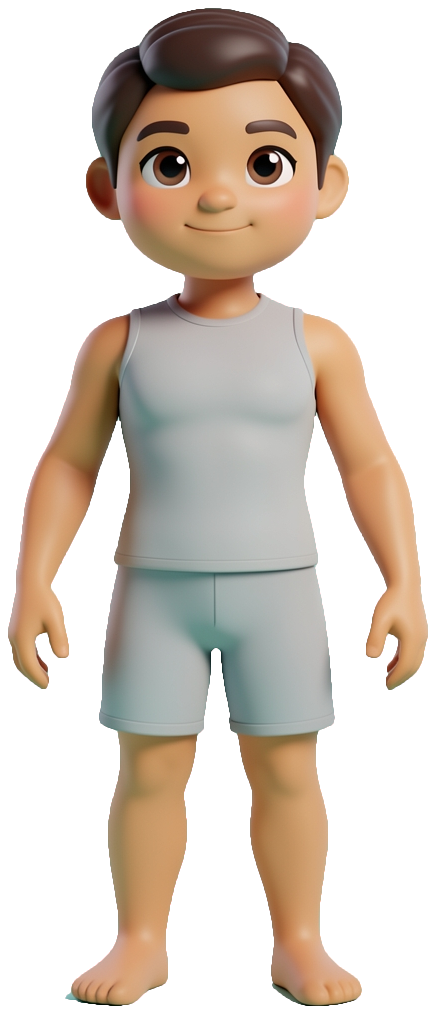
#> input picture 3d-character/reference-drawing-front.png, 436 x 1014 px, given in place of front.png, which was not available
$ python puppet.py
#> lines starting #> are read from the running program, lines starting #| are printed output that depends on the picture; after the words box and inside, x2 and y2 are one past the last pixel; in counts of white or black regions, pixels touching at a corner belong together; pictures that were not available may be replaced by others from this repository, and a replacement may not be noted
### pipeline/muscle_regions.py
#!/usr/bin/env python
"""Work out where each muscle sits on the drawn figure, by measuring the figure.

The alternative was to hand-write coordinates against the picture by eye, which is how the first
flat-mannequin version was built and is why its lats were two vertical bars. This measures
instead: it walks the cut-out's alpha channel row by row, finds where the torso ends and the arms
begin, where the legs separate, where the waist is narrowest, and places the muscle shapes against
those landmarks. Redrawing the character with a different seed or a different build moves every
shape with it, because nothing here is a number somebody typed while looking at one picture.

Costs no Workers AI calls. It reads reference/muscle-figure/*.png and writes the polygons the app
fills, in fractions of the picture so they scale with it.

    pipeline/.venv/bin/python pipeline/muscle_regions.py
    pipeline/.venv/bin/python pipeline/muscle_regions.py --preview "Dumbbell Bicep Curl (standing, both arms)"
"""

import argparse
import json
from pathlib import Path

import numpy as np
from PIL import Image, ImageDraw
from scipy import ndimage

HERE = Path(__file__).resolve().parent
ROOT = HERE.parent
FIGURES = ROOT / "reference" / "muscle-figure"
MUSCLE_MAP = ROOT / "reference" / "exercises" / "muscle-map.json"
OUT = FIGURES / "regions.json"
APP = ROOT.parent / "faces-ios" / "App" / "Resources"

# [21 lines left out: functions spindle, ramp, not called in this run]


# A row has to be this wide to count as a limb rather than as a stray pixel of anti-aliasing that
# survived the cut-out.
MIN_RUN = 6


def runs(row):
    """The separate pieces of figure in one row, as (left, right) pairs."""
    pieces, found = ndimage.label(row)
    out = []
    for index in range(1, found + 1):
        xs = np.where(pieces == index)[0]
        if len(xs) >= MIN_RUN:
            out.append((int(xs.min()), int(xs.max())))
    return out


def landmarks(mask):
    """Where this particular body's parts are, in pixels.

    Everything downstream is expressed against these, so this is the one place that looks at the
    picture. `torso` is the middle piece of each row, which is the body where the arms have
    cleared it and the body-plus-arms where they have not; `arms` is the outer pieces, present
    only on the rows where they are separate. Above the row where the arms clear, the torso run
    includes them, which is why the chest and the back are inset from it rather than drawn to its
    edge."""
    height, width = mask.shape
    filled = mask.any(axis=1)
    top, bottom = int(filled.argmax()), int(height - 1 - filled[::-1].argmax())
    span = bottom - top

    # A piece is an arm when it sits out near the edge of the frame and body when it does not.
    # Classifying by position and not by "outermost piece" is what separates an arm from the far
    # leg: below the hips every row has two pieces near the middle and up to two more outside
    # them, and the first version of this took the outer leg for a forearm and ran the highlight
    # down the thigh. The hand breaks into several pieces where the fingers separate, so each
    # arm is the union of everything on its side rather than a single piece.
    OUTER = 0.30
    torso, arms = {}, {}
    for y in range(top, bottom + 1):
        pieces = runs(mask[y])
        if not pieces:
            continue
        left_arm = [p for p in pieces if (p[0] + p[1]) / 2 < width * OUTER]
        right_arm = [p for p in pieces if (p[0] + p[1]) / 2 > width * (1 - OUTER)]
        body = [p for p in pieces if p not in left_arm and p not in right_arm]
        if body:
            torso[y] = (min(p[0] for p in body), max(p[1] for p in body))
        elif pieces:
            torso[y] = (min(p[0] for p in pieces), max(p[1] for p in pieces))
        # An arm is a piece outside the body, so there has to be a body between them. Without
        # that test the feet qualify: the toes splay wider than the legs, so the last few rows of
        # the picture are two pieces near the edges and nothing in the middle, and the forearm
        # highlight ran all the way down to the floor.
        if left_arm and right_arm and body:
            arms[y] = ((min(p[0] for p in left_arm), max(p[1] for p in left_arm)),
                       (min(p[0] for p in right_arm), max(p[1] for p in right_arm)))

    # The first row where the arms are clear of the body, and the row where the legs separate.
    split_arms = next((y for y in sorted(arms) if y > top + span * 0.25), None)
    legs = next((y for y in sorted(torso)
                 if y > top + span * 0.5 and len(runs(mask[y])) >= 2
                 and len([p for p in runs(mask[y]) if p[0] > width * 0.2 and p[1] < width * 0.8]) >= 2), None)
    # The waist: the narrowest torso row between the arms clearing and the legs separating.
    between = [y for y in torso if split_arms and legs and split_arms < y < legs]
    waist = min(between, key=lambda y: torso[y][1] - torso[y][0]) if between else None
    # The neck: the narrowest row in the top fifth, where the head meets the shoulders.
    upper = [y for y in torso if top + span * 0.08 < y < top + span * 0.28]
    neck = min(upper, key=lambda y: torso[y][1] - torso[y][0]) if upper else None

    return {"top": top, "bottom": bottom, "span": span, "width": width, "height": height,
            "torso": torso, "arms": arms, "neck": neck, "waist": waist,
            "arms_clear": split_arms, "legs_split": legs}


class Figure:
    """One side of the body, with the measurements taken and the helpers the shapes are built from."""

    def __init__(self, mask):
        self.m = landmarks(mask)
        # Filled in by `build` as soon as it has worked the landmark out, because `arm` needs it
        # to narrow the upper arm into the shoulder.
        self.shoulder = 0.29

    # Fractions of the whole figure's height, so a shape is written as "from the shoulders to the
    # waist" rather than as a pixel number.
    def y(self, fraction):
        return self.m["top"] + self.m["span"] * fraction

    # [43 lines left out: functions at, arm, not called in this run]

    def norm(self, points):
        return [[round(x / self.m["width"], 4), round(y / self.m["height"], 4)] for x, y in points]

    # --- the shapes ----------------------------------------------------------------------------

    # [79 lines left out: functions band, half, limb, leg, not called in this run]

    def _row(self, y):
        return self._rows.get(int(y), [])

    def _is_leg(self, piece):
        middle = self.m["width"] / 2
        return abs((piece[0] + piece[1]) / 2 - middle) < self.m["width"] * 0.33


# [152 lines left out: functions build, preview, main, not called in this run]


# [2 lines that do not run on import are left out]

### pipeline/puppet.py
#!/usr/bin/env python
"""Animate the house character by cutting it at its joints and turning the pieces.

The 3D route — mesh, rig, Blender — is the right long-term answer and is written up in
pipeline/blender/build_animation.py. It needs a modelled character, an auto-rigger behind a login
and Blender installed, none of which exist yet. This is the same motion data driving something
that can ship today.

The trick that makes it work is a property of the drawing rather than of the code: the neutral
figure was drawn with its arms hanging CLEAR of the ribs, so everything below the elbow sits over
transparent backdrop and not over the body. A forearm can therefore be lifted out and rotated
with nothing left to patch behind it. That is also why `muscle_figure.py` asks for the arms held
away from the sides — it was written for the muscle map, and it happens to be exactly what a
cut-out puppet needs.

What this is honest about: it turns flat pieces in the picture's own plane. It cannot show
anything that needs depth — a squat seen from the front barely changes, and a bench press is not
in the picture at all. It is right for movements where the motion is a rotation in the plane the
character was drawn in, which is the arms, and the same shortlist the still drawings succeeded on.

    pipeline/.venv/bin/python pipeline/puppet.py --exercise "Dumbbell Bicep Curl (standing, both arms)"
"""

import argparse
import json
import math
from pathlib import Path

import numpy as np
from PIL import Image

import muscle_regions

ROOT = Path(__file__).resolve().parent.parent
FIGURE = ROOT / "reference" / "muscle-figure"
OUT = ROOT / "reference" / "exercise-art" / "animated"
APP = ROOT.parent / "faces-ios" / "App" / "Resources"

FRAMES = 16


def slug(name):
    return muscle_regions.__dict__.get("slug", lambda s: s)(name) if False else (
        "".join(c if c.isalnum() else "-" for c in name.lower()).strip("-").replace("--", "-"))


def landmarks(mask):
    """Where the elbows are and how wide the arms are, measured off the drawing.

    Reuses the same measurement the muscle map runs on, for the same reason: a number typed
    while looking at one picture stops being true the moment the picture is redrawn.
    """
    m = muscle_regions.landmarks(mask)
    figure = muscle_regions.Figure(mask)
    figure._rows = {y: muscle_regions.runs(mask[y]) for y in range(mask.shape[0])}
    top, span = m["top"], m["span"]
    waist = (m["waist"] - top) / span if m["waist"] else 0.47
    arm_rows = sorted(m["arms"])
    hand = (arm_rows[-1] - top) / span if arm_rows else 0.68
    elbow_y = top + span * waist

    out = {"elbow_y": elbow_y, "hand_y": top + span * hand, "top": top, "span": span,
           "arm_rows": m["arms"], "arm_top": min(m["arms"]) if m["arms"] else top + span * 0.41}
    if m["arms"]:
        at_elbow = m["arms"][min(m["arms"], key=lambda y: abs(y - elbow_y))]
        at_top = m["arms"][min(m["arms"])]
        for index, side in ((0, "left"), (1, "right")):
            out[f"elbow_x.{side}"] = sum(at_elbow[index]) / 2
            # The hinge is the CUT, not the anatomical shoulder. The shoulder sits about a
            # tenth of the figure's height above the row where the arm first comes clear of the
            # ribs, and everything above that row stays with the torso — so turning the arm
            # about the true shoulder swung the piece away from its own stump and left the arms
            # floating beside the body. Pivoting on the cut keeps them attached. The cost is
            # that the deltoid does not move, which on a lateral raise is barely visible and is
            # the right trade for an arm that stays on.
            out[f"shoulder_x.{side}"] = sum(at_top[index]) / 2
            out[f"shoulder_y.{side}"] = min(m["arms"])
    return out


# Where the shoulder joint sits, as a fraction of the figure's height. Measured off this same
# drawing by muscle_regions, which finds it from the narrowest row where the head meets the body.
SHOULDER = 0.30


def cut_arm(image, marks, side, joint, pad=6):
    """The forearm and hand as their own layer, plus the body with that piece removed.

    Taken from the ARM's own pixels row by row, not from everything below the elbow. The first
    attempt used a horizontal line and a centre split, which lifted half the torso, the shorts
    and a leg along with the arm and turned them all about the elbow — the figure came apart.
    The per-row extents are already measured for the muscle map, and an arm is whatever sits
    outside the body on its own side of it, so that is what gets cut.
    """
    width, height = image.size
    pixels = np.array(image)
    keep = np.zeros((height, width), dtype=bool)
    index = 0 if side == "left" else 1
    # The whole arm when the shoulder is the hinge, everything below the elbow when it is the
    # elbow. Cutting at the shoulder has no seam to hide: the arm meets the torso at a rounded
    # joint and the rotation sweeps around it.
    cut_from = (marks["arm_top"] if joint == "shoulder" else marks["elbow_y"]) - pad
    for y, pieces in marks["arm_rows"].items():
        if y < cut_from:
            continue
        left, right = pieces[index]
        keep[y, max(left - pad, 0):min(right + pad + 1, width)] = True

    limb = pixels.copy()
    limb[~keep] = 0
    rest = pixels.copy()
    rest[keep] = 0
    return Image.fromarray(limb, "RGBA"), Image.fromarray(rest, "RGBA")


# [51 lines left out: functions rest_angle, attach_dumbbells, not called in this run]


def shift(marks, dx, dy):
    """Move the measured landmarks with the picture they were measured on."""
    moved = dict(marks)
    for key, value in marks.items():
        if key.endswith("_y") or key.startswith("elbow_y"):
            moved[key] = value + dy
        elif "_y." in key:
            moved[key] = value + dy
        elif "_x." in key:
            moved[key] = value + dx
    moved["arm_top"] = marks["arm_top"] + dy
    moved["arm_rows"] = {y + dy: ((a[0] + dx, a[1] + dx), (b[0] + dx, b[1] + dx))
                         for y, (a, b) in marks["arm_rows"].items()}
    return moved


def trim(frames, margin=10):
    """Crop every frame to the union of what they all use, so the figure never moves between
    them and nothing is cut off at the extremes."""
    box = None
    for frame in frames:
        found = frame.getbbox()
        if not found:
            continue
        box = found if box is None else (min(box[0], found[0]), min(box[1], found[1]),
                                         max(box[2], found[2]), max(box[3], found[3]))
    if not box:
        return frames
    width, height = frames[0].size
    box = (max(box[0] - margin, 0), max(box[1] - margin, 0),
           min(box[2] + margin, width), min(box[3] + margin, height))
    return [frame.crop(box) for frame in frames]


def turn(layer, pivot, degrees):
    """Rotate a layer about a point in the image, keeping the canvas the same size."""
    x, y = pivot
    # PIL rotates about the centre, so the layer is shifted so the pivot IS the centre, turned,
    # and shifted back. Doing it in one resample keeps the arm's edges clean.
    width, height = layer.size
    shifted = layer.transform(
        (width, height), Image.AFFINE, (1, 0, x - width / 2, 0, 1, y - height / 2),
        resample=Image.BICUBIC)
    rotated = shifted.rotate(degrees, resample=Image.BICUBIC, center=(width / 2, height / 2))
    return rotated.transform(
        (width, height), Image.AFFINE, (1, 0, width / 2 - x, 0, 1, height / 2 - y),
        resample=Image.BICUBIC)


def ease(t):
    """Slow at both ends. A lift decelerates into the top and accelerates out of the bottom, and
    a linear sweep reads as a machine rather than as somebody lifting something."""
    return 0.5 - 0.5 * math.cos(math.pi * t)


def build(exercise, swing_from, swing_to, joint="elbow", frames=FRAMES, equipment=False):
    drawn = Image.open(FIGURE / "front.png").convert("RGBA")
    mask = np.array(drawn)[..., 3] > 128
    marks = landmarks(mask)

    # Room for the arms to swing into. A raised arm reaches roughly its own length out from the
    # shoulder, and the figure was cut out tight to its own silhouette, so without this the
    # hands leave the canvas and a lateral raise ends in two stumps. Padded generously and
    # trimmed back at the end to whatever the frames actually used.
    reach = int(marks["hand_y"] - marks["shoulder_y.left"]) + 24
    if equipment:
        drawn = attach_dumbbells(drawn, marks)
        mask = np.array(drawn)[..., 3] > 128
        marks = landmarks(mask)

    base = Image.new("RGBA", (drawn.width + 2 * reach, drawn.height + reach), (0, 0, 0, 0))
    base.alpha_composite(drawn, (reach, reach))
    marks = shift(marks, reach, reach)
    mask = np.array(base)[..., 3] > 128

    layers = {}
    body = base
    for side in ("left", "right"):
        limb, body = cut_arm(body, marks, side, joint)
        layers[side] = limb

    out = []
    for index in range(frames):
        t = ease(index / (frames - 1))
        reached = swing_from + (swing_to - swing_from) * t
        frame = body.copy()
        for side in ("left", "right"):
            pivot = ((marks[f"shoulder_x.{side}"], marks[f"shoulder_y.{side}"])
                     if joint == "shoulder"
                     else (marks.get(f"elbow_x.{side}", base.width / 2), marks["elbow_y"]))
            # Mirrored, and the sign was wrong the first time: PIL turns the picture one way,
            # which moves the content the other, so a lateral raise swept both arms IN across
            # the chest instead of out to the sides. `side` here is the side of the PICTURE the
            # arm sits on, not the character's own left and right.
            sign = -1.0 if side == "left" else 1.0
            # Measured from where the arm already is, not from straight down.
            angle = reached - (rest_angle(marks, side) if joint == "shoulder" else 0.0)
            frame.alpha_composite(turn(layers[side], pivot, angle * sign))
        out.append(frame)
    return trim(out), marks


def write_sheet(frames, path, scale=0.5):
    """All frames in one tall PNG. One file, one decode, and the app crops to a row — far cheaper
    than sixteen images decoded separately on a screen that also carries a 3D backdrop."""
    width = int(frames[0].width * scale)
    height = int(frames[0].height * scale)
    sheet = Image.new("RGBA", (width, height * len(frames)), (0, 0, 0, 0))
    for index, frame in enumerate(frames):
        sheet.alpha_composite(frame.resize((width, height), Image.LANCZOS), (0, index * height))
    sheet.save(path)
    return width, height, len(frames)


def main():
    parser = argparse.ArgumentParser(description=__doc__)
    parser.add_argument("--exercise", default="Dumbbell Bicep Curl (standing, both arms)")
    parser.add_argument("--joint", default="elbow", choices=("elbow", "shoulder"),
                        help="which hinge the limb turns about")
    parser.add_argument("--from-degrees", type=float, default=0.0)
    parser.add_argument("--to-degrees", type=float, default=140.0)
    parser.add_argument("--frames", type=int, default=FRAMES)
    parser.add_argument("--dumbbells", action="store_true",
                        help="put a dumbbell in each hand, borrowed from the curl drawing")
    parser.add_argument("--out", default=None)
    args = parser.parse_args()

    OUT.mkdir(parents=True, exist_ok=True)
    frames, marks = build(args.exercise, args.from_degrees, args.to_degrees,
                          args.joint, args.frames, equipment=args.dumbbells)
#> in build, drawn is the input picture: PIL image 436x1014 RGBA; mean R, G, B, A 169.5, 180.8, 167.3, 123.6
#> in build, `mask = np.array(drawn)[..., 3] > 128`:
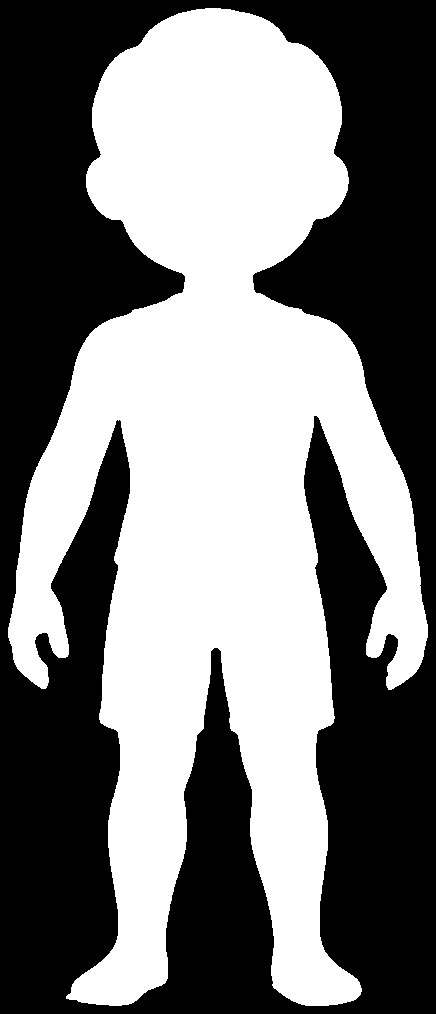
#> mask: shape (1014, 436) bool; 48.5% white; 1 white region, box (x1, y1, x2, y2) and area: (8, 8, 428, 1006) 214236
#> in landmarks, `top, bottom = int(filled.argmax()), int(height - 1 - filled[::-1].argm..`: top = 8; bottom = 1005
#> in landmarks, `span = bottom - top`: span = 997
#> the loop in landmarks, `for y in range(top, bottom + 1):` made 998 passes
#> body on passes 1 to 3: [(205, 220)], [(196, 230)], [(191, 234)]
#> after the loop in landmarks, `for y in range(top, bottom + 1):`: arms = 268 items; torso = 998 items
#> in landmarks, `split_arms = next((y for y in sorted(arms) if y > top + span * 0.25), ..`: split_arms = 420
#> in landmarks, `legs = next((y for y in sorted(torso) if y > top + span * 0.5 and len(..`: legs = 648
#> in landmarks, `between = [y for y in torso if split_arms and legs and split_arms < y ..`: between = 227 values from 421 to 647
#> in landmarks, `waist = min(between, key=lambda y: torso[y][1] - torso[y][0]) if betwe..`: waist = 475
#> in landmarks, `upper = [y for y in torso if top + span * 0.08 < y < top + span * 0.28]`: upper = 200 values from 88 to 287
#> in landmarks, `neck = min(upper, key=lambda y: torso[y][1] - torso[y][0]) if upper el..`: neck = 276
#> in landmarks, `m = muscle_regions.landmarks(mask)`: m = 11 items
#> the loop in landmarks (call 2), `for y in range(top, bottom + 1):` made 998 passes
#> in landmarks, `figure._rows = {y: muscle_regions.runs(mask[y]) for y in range(mask.sh..`: figure._rows = 1014 items
#> in landmarks, `top, span = m["top"], m["span"]`: top = 8; span = 997
#> in landmarks, `waist = (m["waist"] - top) / span if m["waist"] else 0.47`: waist = 0.468
#> in landmarks, `arm_rows = sorted(m["arms"])`: arm_rows = 268 values from 420 to 687
#> in landmarks, `hand = (arm_rows[-1] - top) / span if arm_rows else 0.68`: hand = 0.681
#> in landmarks, `elbow_y = top + span * waist`: elbow_y = 475
#> in landmarks, `at_elbow = m["arms"][min(m["arms"], key=lambda y: abs(y - elbow_y))]`: at_elbow = ((33, 97), (341, 403))
#> in landmarks, `at_top = m["arms"][min(m["arms"])]`: at_top = ((58, 116), (320, 378))
#> after the loop in landmarks, `for index, side in ((0, "left"), (1, "right")):`: out = 12 items
#> in build, `reach = int(marks["hand_y"] - marks["shoulder_y.left"]) + 24`: reach = 291
#> in build, `base.alpha_composite(drawn, (reach, reach))`:
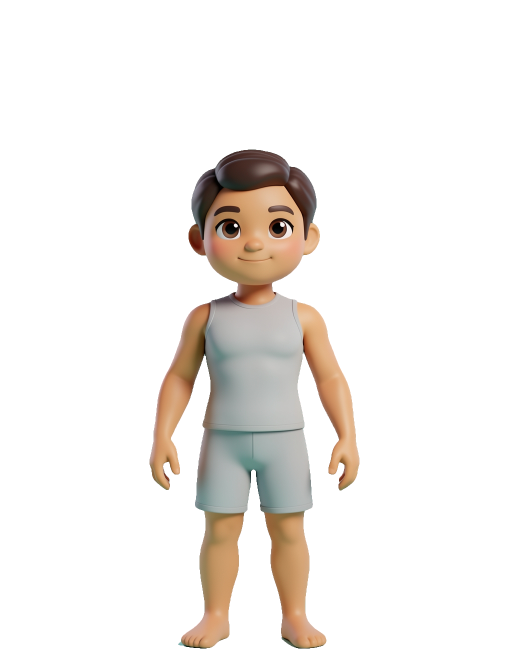
#> base: PIL image 1018x1305 RGBA (shown at 1/2 size); mean R, G, B, A 27.4, 23.4, 19.8, 41.1; transparent parts drawn white
#> in shift, `moved = dict(marks)`: moved = 12 items
#> the loop in shift, `for key, value in marks.items():` made 12 passes
#> (key, value) on passes 1, 2, 3, 4, 6, 7, 8, 9: ('elbow_y', 475), ('hand_y', 687), ('top', 8), ('span', 997), ('arm_top', 420), ('elbow_x.left', 65), ('shoulder_x.left', 87), ('shoulder_y.left', 420)
#> in build, `mask = np.array(base)[..., 3] > 128`:
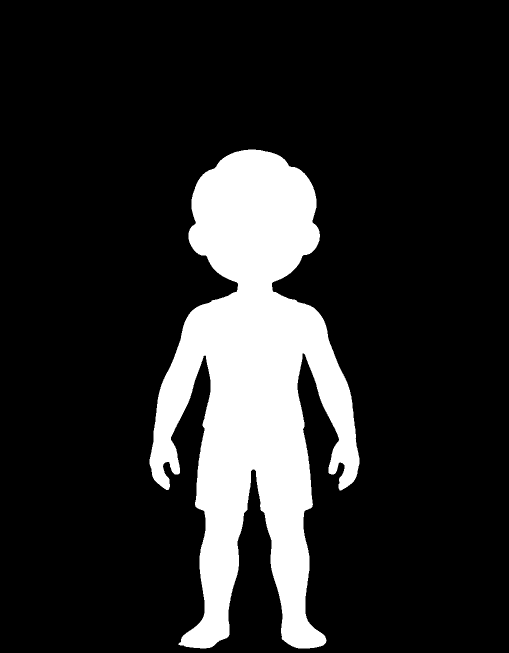
#> mask: shape (1305, 1018) bool (shown at 1/2 size); 16.1% white; 1 white region, box (x1, y1, x2, y2) and area: (299, 299, 719, 1297) 214236
#> the loop in build, `for side in ("left", "right"):` made 2 passes
#> pass 1, in build, `limb, body = cut_arm(body, marks, side, joint)`:
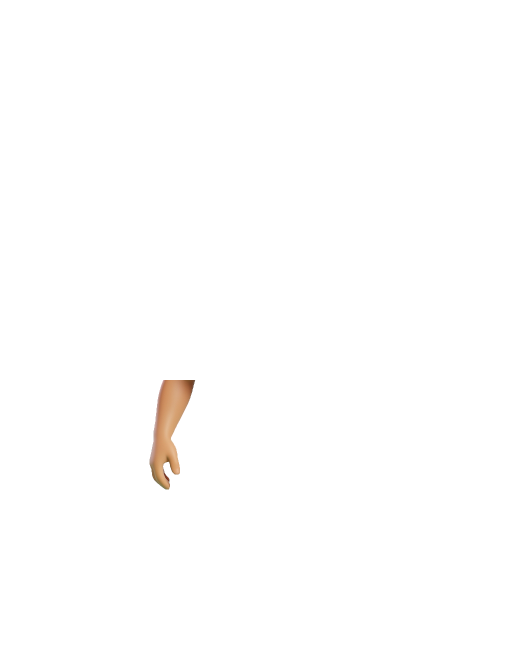
#> limb: PIL image 1018x1305 RGBA (shown at 1/2 size); mean R, G, B, A 1.6, 1.2, 0.8, 2; transparent parts drawn white
#> after the loop in build, `for side in ("left", "right"):`: layers = 2 items
#> (the rest of the program and of its run is left out)
